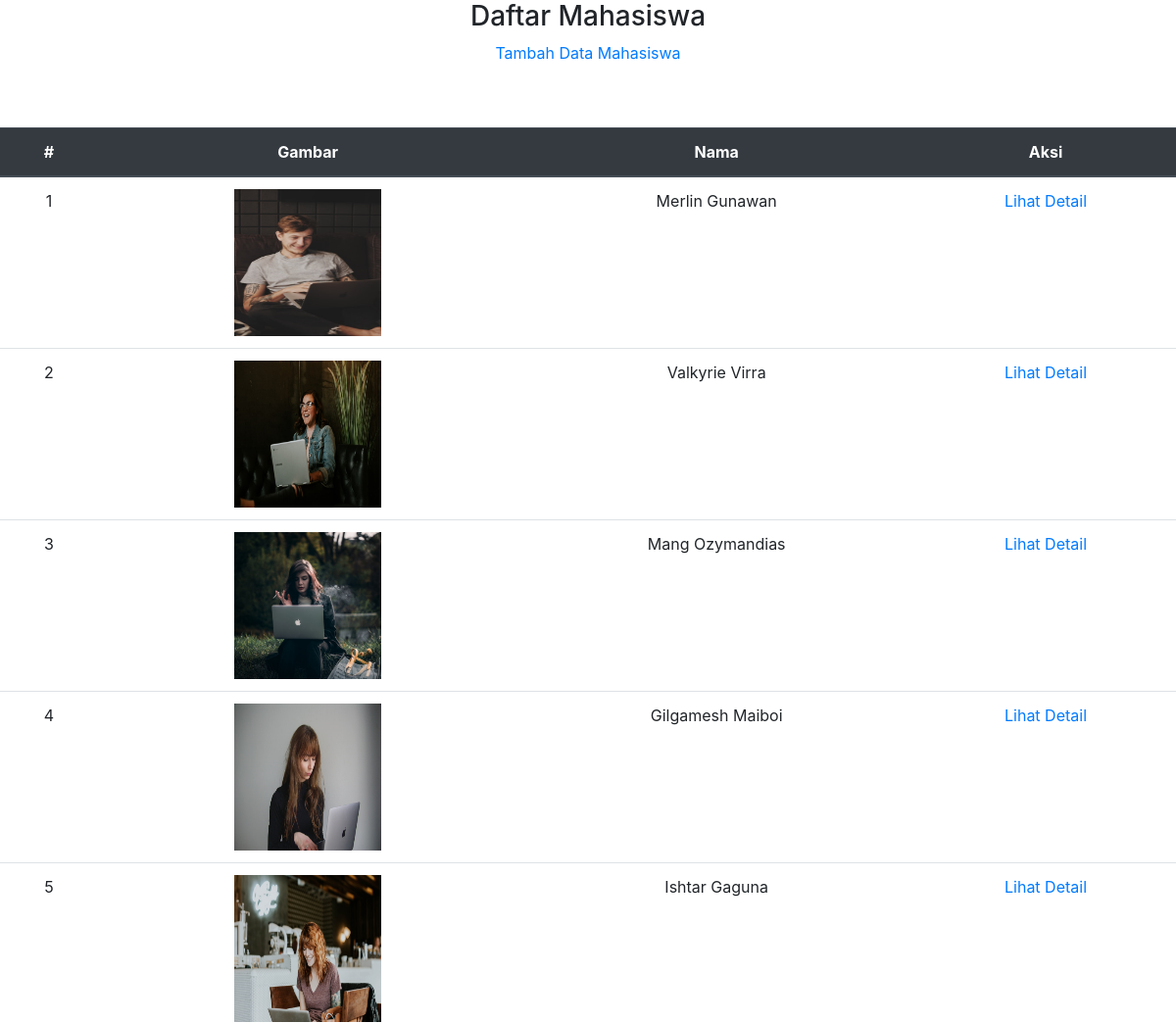
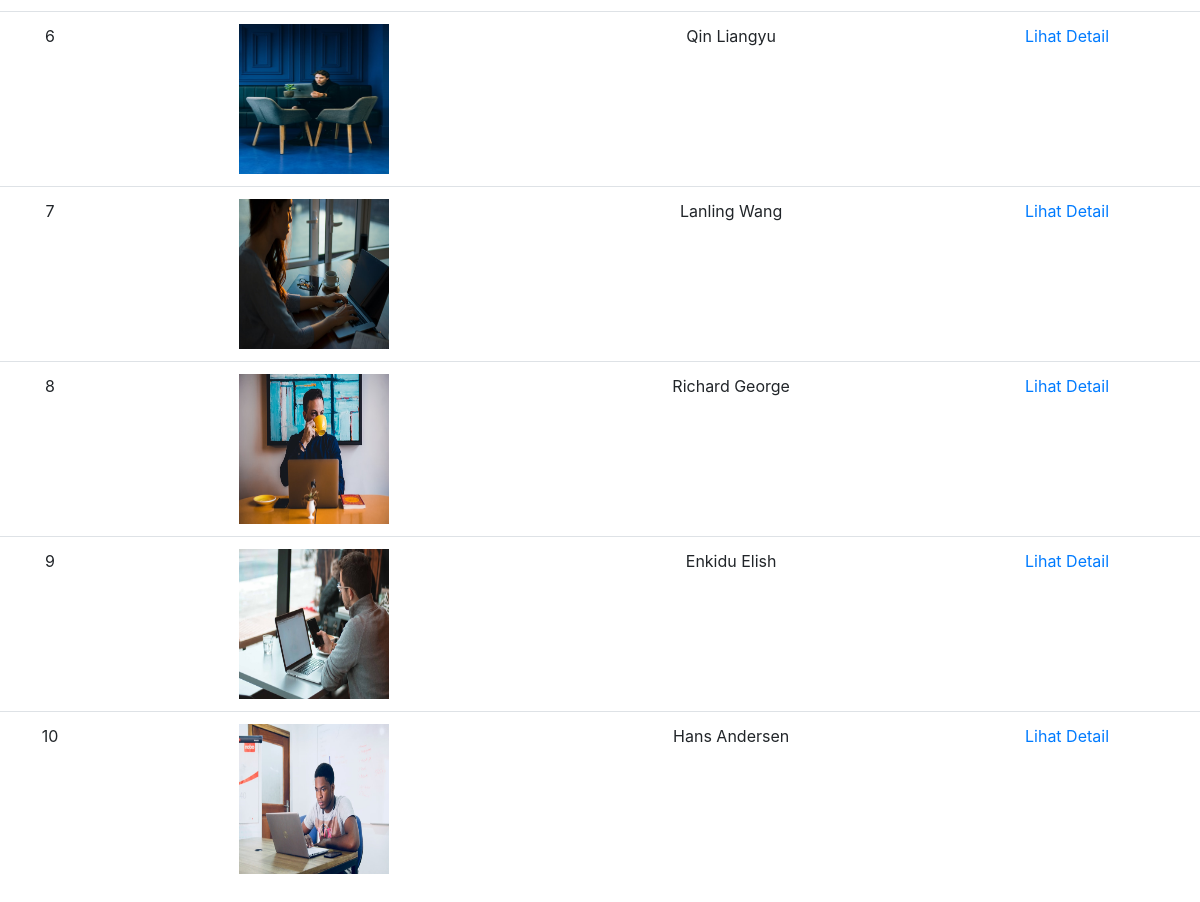
The app's page /pertemuan10/latihan3.php, older data (2 pictures, top to bottom).
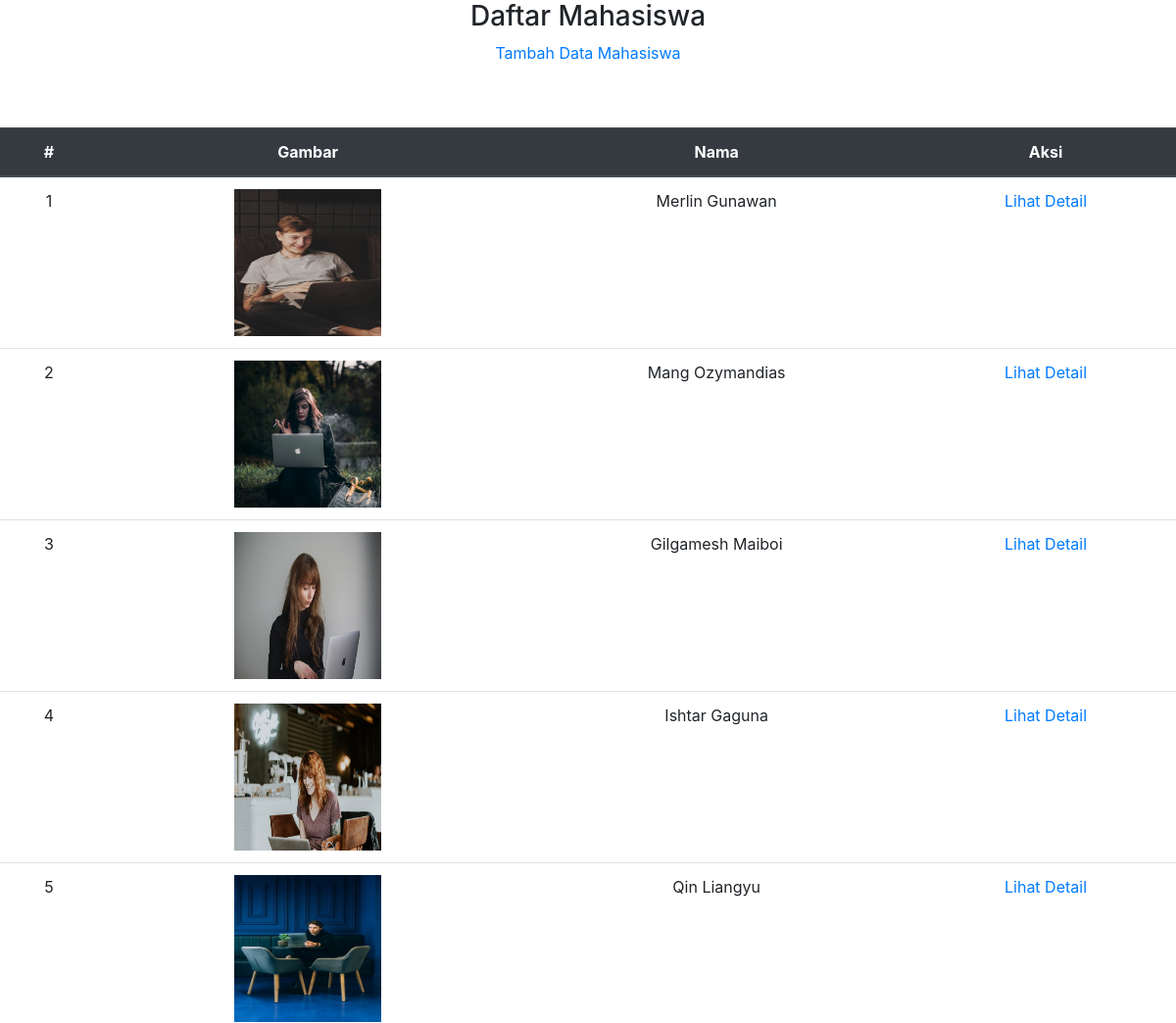
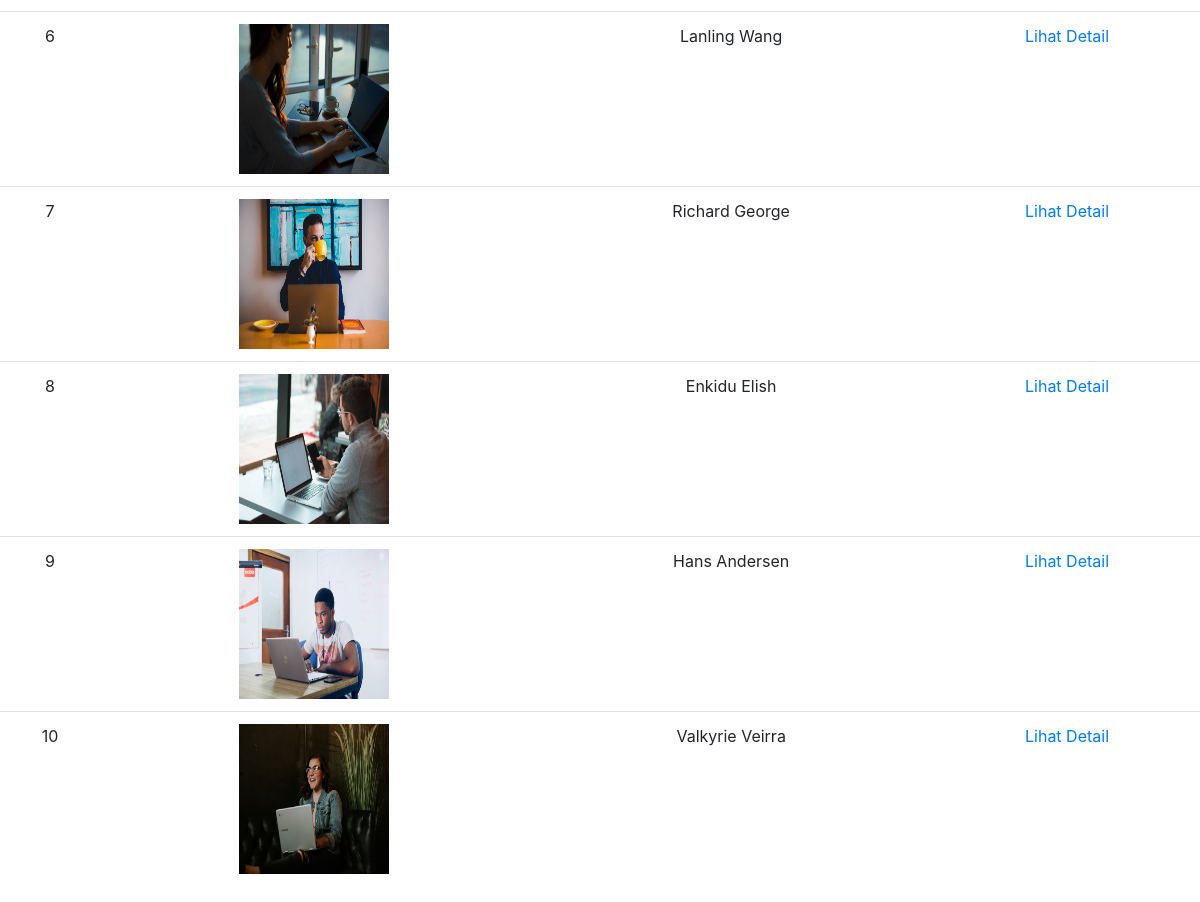
The same page, newer data (2 pictures, top to bottom).
### tables this page shows
CREATE TABLE `mahasiswa` (
  `id` int(11) NOT NULL,
  `gambar` varchar(30) DEFAULT NULL,
  `nama` varchar(30) NOT NULL,
  `nrp` int(9) NOT NULL,
  `email` varchar(30) NOT NULL,
  `jurusan` varchar(30) NOT NULL
);

### pertemuan10/functions.php (called while the page is built, shortened)
<?php
function koneksi()
{
  return mysqli_connect('localhost', 'root', '', 'pw_193040071');
}
function query($query)
{
  $conn = koneksi();
  $result = mysqli_query($conn, $query);
  $rows = [];
  while ($row = mysqli_fetch_assoc($result)) {
    $rows[] = $row;
  }
  return $rows;
}

### pertemuan10/latihan3.php (the view, shortened to what this page needs)
<?php
require 'functions.php';
$mahasiswa = query("SELECT * FROM mahasiswa");
?>
<!DOCTYPE html>
<html lang="en">
<head>
  <link rel="stylesheet" href="css/style.css">
  <link rel="stylesheet" href="css/bootstrap.min.css">
</head>
<body>
  <h3>Daftar Mahasiswa</h3>
  <p class="tengah"><a href="tambah.php">Tambah Data Mahasiswa</a></p>
  <br><br>
  <table border="0" cellpadding="10" cellspacing="0" class="table table-hover">
    <thead class="thead-dark">
      <tr>
        <th>#</th>
        <th>Gambar</th>
        <th>Nama</th>
        <th>Aksi</th>
      </tr>
    </thead>
    <tbody>
      <?php $i = 1;
      foreach ($mahasiswa as $mhs) : ?>
        <tr>
          <td><?= $i++; ?></td>
          <td><img src="img/<?= $mhs['gambar']; ?>" alt=""></td>
          <td><?= $mhs['nama']; ?></td>
          <td>
            <a href="detail.php?id=<?= $mhs['id']; ?>">Lihat Detail</a>
          </td>
        </tr>
      <?php endforeach; ?>
    </tbody>
  </table>
</body>
</html>

Row changes from the older to the newer data that the page shows:
removed mahasiswa: gambar (picture), nama "Valkyrie Virra"
added mahasiswa: gambar (picture), nama "Valkyrie Veirra"
